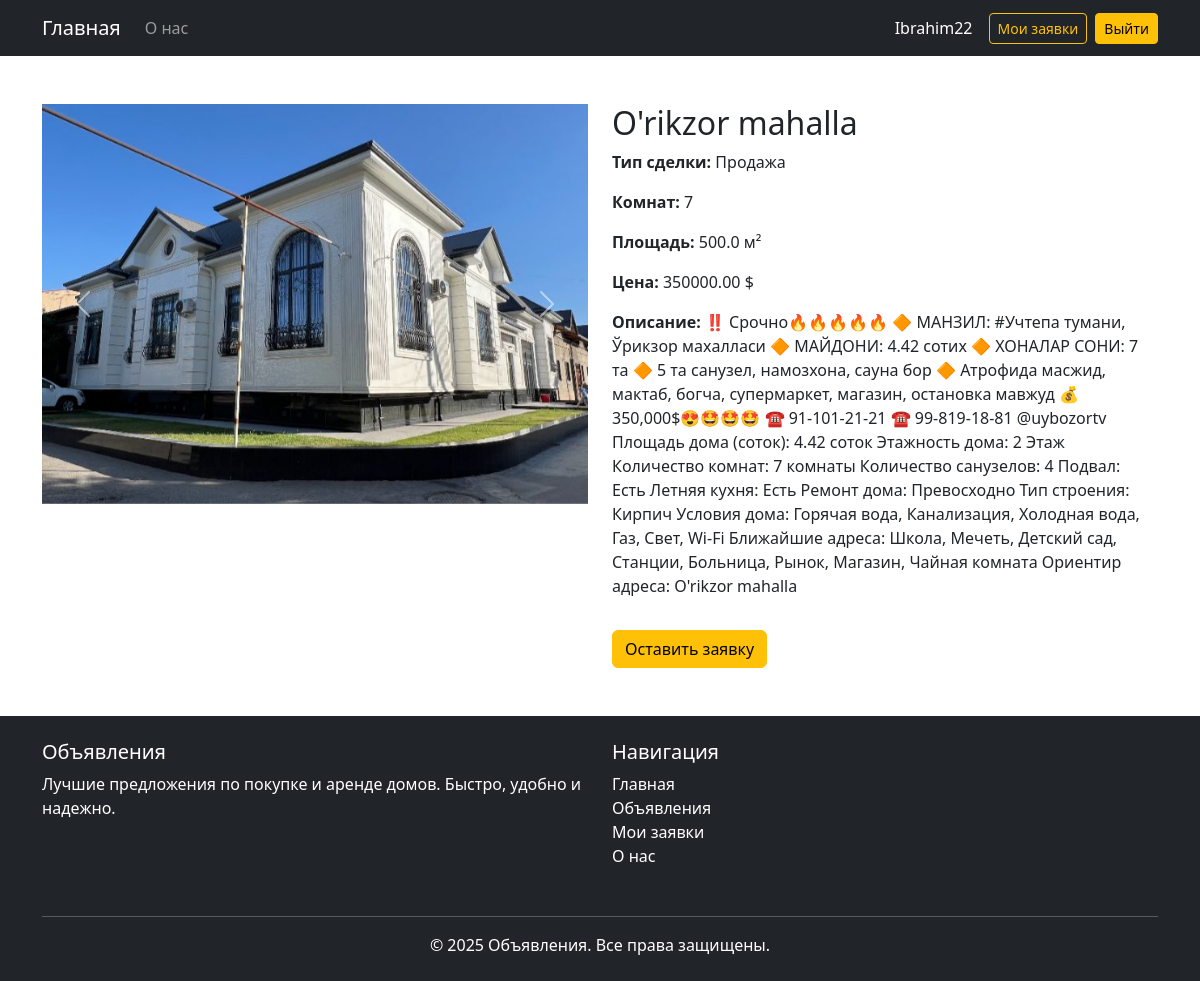
The page /property/3/ (signed in) on the database its author committed.
### exam/models.py (models this page shows, shortened)
class Property(models.Model):
    DEAL_CHOICES = (
        ('sale', 'Продажа'),
        ('rent', 'Аренда'),
    )
    user = models.ForeignKey(User, on_delete=models.CASCADE,verbose_name='Пользователь', related_name='properties')
    title = models.CharField(max_length=255, verbose_name='Название', help_text='Введите название объекта недвижимости')
    description = models.TextField(verbose_name='Описание', help_text='Опишите объект недвижимости')
    deal_type = models.CharField(max_length=10, choices=DEAL_CHOICES, verbose_name='Тип сделки', help_text='Выберите тип сделки (Продажа или Аренда)')
    price = models.DecimalField(max_digits=10, decimal_places=2, verbose_name='Цена ($)', help_text='Укажите цену в долларах США')
    rooms = models.IntegerField(choices=[(i, f"{i} комн.") for i in range(1, 10)], verbose_name='Количество комнат',)
    area = models.FloatField(verbose_name='Площадь (м²)', help_text='Укажите площадь в квадратных метрах')
    address = models.CharField(max_length=255, verbose_name='Адрес', help_text='Введите полный адрес объекта недвижимости')
    image1 = models.ImageField(upload_to='properties/', null=True, blank=True, verbose_name='Изображение 1', help_text='Загрузите главное изображение объекта недвижимости')
    image2 = models.ImageField(upload_to='properties/', null=True, blank=True, verbose_name='Изображение 2', help_text='Загрузите дополнительное изображение объекта недвижимости')
    image3 = models.ImageField(upload_to='properties/', null=True, blank=True, verbose_name='Изображение 3', help_text='Загрузите еще одно дополнительное изображение объекта недвижимости')
    created_at = models.DateTimeField(auto_now_add=True, verbose_name='Дата создания', help_text='Дата и время создания объявления')
    class Meta:
        verbose_name = 'Объявление'
        verbose_name_plural = 'Объявления'
        ordering = ['-created_at']

### exam/views.py (the view)
# urls.py: path('property/<int:pk>/', views.property_detail, name='property_detail'),
def property_detail(request, pk):
    property = get_object_or_404(Property, pk=pk)
    return render(request, 'property/property_detail.html', {'property': property})

### templates/property/property_detail.html (shortened to what this page needs)
{% extends 'base.html' %}
{% block content %}
<div class="container mt-5">
<div class="row">
    <div class="col-md-6">
        <div id="propertyCarousel" class="carousel slide" data-bs-ride="carousel">
            <div class="carousel-inner">
                {% if property.image1 %}
                <div class="carousel-item active">
                    <img src="{{ property.image1.url }}" class="d-block w-100 img-cover"style="width: 500px; height: 400px; object-fit: cover;"  alt="Фото 1" >
                </div>
                {% endif %}
            </div>
            <button class="carousel-control-prev" type="button" data-bs-target="#propertyCarousel" data-bs-slide="prev">
                <span class="carousel-control-prev-icon"></span>
            </button>
            <button class="carousel-control-next" type="button" data-bs-target="#propertyCarousel" data-bs-slide="next">
                <span class="carousel-control-next-icon"></span>
            </button>
        </div>
    </div>
    <div class="col-md-6">
        <h2>{{ property.address }}</h2>
        <p><strong>Тип сделки:</strong> {{ property.get_deal_type_display }}</p>
        <p><strong>Комнат:</strong> {{ property.rooms }}</p>
        <p><strong>Площадь:</strong> {{ property.area }} м²</p>
        <p><strong>Цена:</strong> {{ property.price }} $</p>
        <p><strong>Описание:</strong> {{ property.description }}</p>
        {% if user.userprofile.role == 'buyer' %}
        <a href="{% url 'leave_request' property.id %}" class="btn btn-warning mt-3" role="button">Оставить заявку</a>
        {% endif %}
    </div>
</div>
</div>
{% endblock %}

### templates/base.html (shortened to what this page needs)
{% load static %}
<!DOCTYPE html>
<html lang="ru">
<head>
    <link href="https://cdn.jsdelivr.net/npm/bootstrap@5.3.0/dist/css/bootstrap.min.css" rel="stylesheet">
</head>
<body>
<nav class="navbar navbar-expand-lg navbar-dark bg-dark">
    <div class="container">
        <a class="navbar-brand" href="{% url 'home' %}">Главная</a>
        <div class="collapse navbar-collapse" id="navbarNav">
            <ul class="navbar-nav me-auto mb-2 mb-lg-0">
                <li class="nav-item">
                    <a class="nav-link" href="{% url 'about' %}">О нас</a>
                </li>
            </ul>
            <div class="d-flex align-items-center gap-2">
                {% if user.is_authenticated %}
                    <span class="navbar-text text-white me-2">{{ user.username }}</span>
                    {% if user.userprofile.role == 'seller' %}
                        <a href="{% url 'my_properties' %}" class="btn btn-outline-warning btn-sm">Мои объявления</a>
                        <a href="{% url 'add_property' %}" class="btn btn-warning btn-sm">Добавить дом</a>
                    {% elif user.userprofile.role == 'buyer' %}
                        <a href="{% url 'my_requests' %}" class="btn btn-outline-warning btn-sm">Мои заявки</a>
                    {% endif %}
                    <a href="{% url 'logout' %}" class="btn btn-warning btn-sm">Выйти</a>
                {% else %}
                    <a href="{% url 'login' %}" class="btn btn-warning btn-sm me-2">Вход</a>
                    <a href="{% url 'reg' %}" class="btn btn-warning btn-sm">Регистрация</a>
                {% endif %}
            </div>
        </div>
    </div>
</nav>
{% block content %}{% endblock %}
<footer class="bg-dark text-white py-4 mt-5">
  <div class="container">
    <div class="row">
      <div class="col-md-6 mb-3">
        <h5>Объявления</h5>
        <p>Лучшие предложения по покупке и аренде домов. Быстро, удобно и надежно.</p>
      </div>
      <div class="col-md-6 mb-3">
        <h5>Навигация</h5>
        <ul class="list-unstyled">
          <li><a href="/" class="text-white text-decoration-none">Главная</a></li>
          <li><a href="{% url 'my_properties' %}" class="text-white text-decoration-none">Объявления</a></li>
          {% if user.is_authenticated and user.userprofile.role == 'buyer' %}
            <li><a href="{% url 'my_requests' %}" class="text-white text-decoration-none">Мои заявки</a></li>
          {% endif %}
          <li><a href="{% url 'about' %}" class="text-white text-decoration-none">О нас</a></li>
        </ul>
      </div>
    </div>
    <hr class="border-light">
    <p class="text-center mb-0">&copy; 2025 Объявления. Все права защищены.</p>
  </div>
</footer>
</body>
</html>

### rows shown on the page
Property: image1 (picture), address "O'rikzor mahalla", deal_type "Продажа", rooms "7", area "500.0", price "350000.00", description "‼️ Срочно🔥🔥🔥🔥🔥 🔶 МАНЗИЛ: #Учтепа тумани, Ўрикзор махалласи 🔶 МАЙДОНИ: 4.42 сотих 🔶 ХОНАЛАР СОНИ: 7 та 🔶 5 та санузел, намозхона, сауна бор 🔶 Атрофида масжид, мактаб, богча, супермаркет, магазин, остановка мавжуд 💰 350,000$😍🤩🤩🤩 ☎️ 91-101-21-21 ☎️ 99-819-18-81 @uybozortv Площадь дома (соток): 4.42 соток Этажность дома: 2 Этаж Количество комнат: 7 комнаты Количество санузелов: 4 Подвал: Есть Летняя кухня: Есть Ремонт дома: Превосходно Тип строения: Кирпич Условия дома: Горячая вода, Канализация, Холодная вода, Газ, Свет, Wi-Fi Ближайшие адреса: Школа, Мечеть, Детский сад, Станции, Больница, Рынок, Магазин, Чайная комната Ориентир адреса: O'rikzor mahalla"

### other values the page prints
{{ user.username }} "Ibrahim22"
